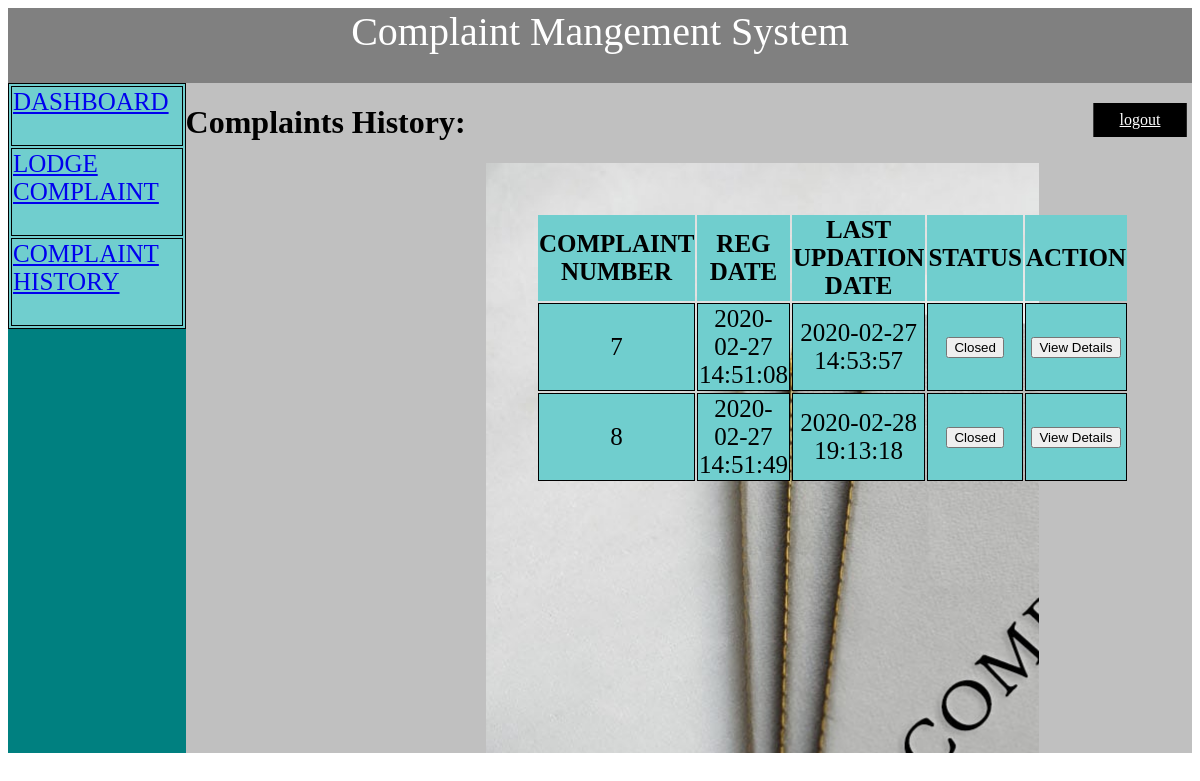
Screenshot of /complaint-history.php (signed in) with the database file from the repository.
### tables this page shows
CREATE TABLE `tblcomplaints` (
  `complaintNumber` int(11) NOT NULL,
  `userId` int(11) DEFAULT NULL,
  `complaintDetails` mediumtext DEFAULT NULL,
  `regDate` timestamp NULL DEFAULT current_timestamp(),
  `status` varchar(50) DEFAULT NULL,
  `lastUpdationDate` timestamp NULL DEFAULT NULL ON UPDATE current_timestamp()
);

### complaint-history.php (the view, shortened to what this page needs)
<?php session_start();
include('includes/config.php');
if(strlen($_SESSION['login'])==0)
  {
header('location:scall.php');
}
else{ ?>
<html>
<head><link rel="stylesheet" type="text/css" href="s.css"></head>
<body>
<div class="main">
<div class="nav">Complaint Mangement System </div>
<div class="left">
			<form>
			<table> <tr><td><a href="dashboard.php">Dashboard</a> <br><br> </td></tr>
			<tr><td> <a href="register-complaint.php">Lodge Complaint</a><br><br> </td></tr>
			<tr><td> <a href="complaint-history.php">Complaint History</a><br><br> </td></tr>
			</table>
			</form>
</div>
<div class="content"><a href="logout.php" class="btnn">logout</a>
<h1>Complaints History:</h1>
<div class="co">
<table>
<thead>
    <tr style="text-align: center">
    <th style="text-align: center">Complaint Number</th>
    <th style="text-align: center">Reg Date</th>
    <th style="text-align: center">last Updation date</th>
    <th style="text-align: center">Status</th>
    <th style="text-align: center">Action</th>
    </tr>
</thead>
<tbody>
  <?php $query=mysqli_query($conn,"select * from tblcomplaints where userId='".$_SESSION['id']."'");
while($row=mysqli_fetch_array($query))
{
  ?>
     <tr>
      <td align="center"><?php echo ($row['complaintNumber']);?></td>
      <td align="center"><?php echo ($row['regDate']);?></td>
      <td align="center"><?php echo  ($row['lastUpdationDate']);?></td>
      <td align="center"><?php $status=$row['status'];if($status=="" or $status=="NULL")
      { ?>
      <button type="button">Not Process Yet</button>
      <?php }
 if($status=="in process"){ ?>
<?php }
if($status=="closed") {
?>
<button type="button">Closed</button>
<?php } ?>
      <td align="center"><a href="complaint-details.php?cid=<?php echo ($row['complaintNumber']);?>">
      <button type="button">View Details</button></a></td>
     </tr>
     <?php } ?>
     </tbody>
     </table>
</div>
</div>
</div>
</body>
</html>
<?php } ?>

### s.css (style rules this page uses)
div.nav { background-color: gray; width: 100%; height: 75px; text-align: center; font-size: 40px; color: white; }
div.left { background-color: #008080; width: 15%; height: 670px; float: left; }
div.left table,tr,td { border: 1px solid black; outline: none; height: 15px; width:100%; background: #70cece; color: #000000; text-transform:uppercase; font-size: 25px; }
div.content { background-color: #C0C0C0; width: 85%; height: 670px; float: left; overflow: scroll; }
div.co { background-image: url(pic2.jpg); margin: 20px 300px 20px; padding: 5% 5% 5%; text-align: left; width: 45%; height: 500px; }
.btnn { border:1px solid #000; padding:7px 25px; color:white; text-decoration:excellance; background-color:black; position:absolute; top:13%; left:95%; transform:translate(-50%,-50%); }

### rows the page displays
tblcomplaints: complaintNumber "7", regDate "2020-02-27 14:51:08", lastUpdationDate "2020-02-27 14:53:57", status "Closed"
tblcomplaints: complaintNumber "8", regDate "2020-02-27 14:51:49", lastUpdationDate "2020-02-28 19:13:18", status "Closed"
